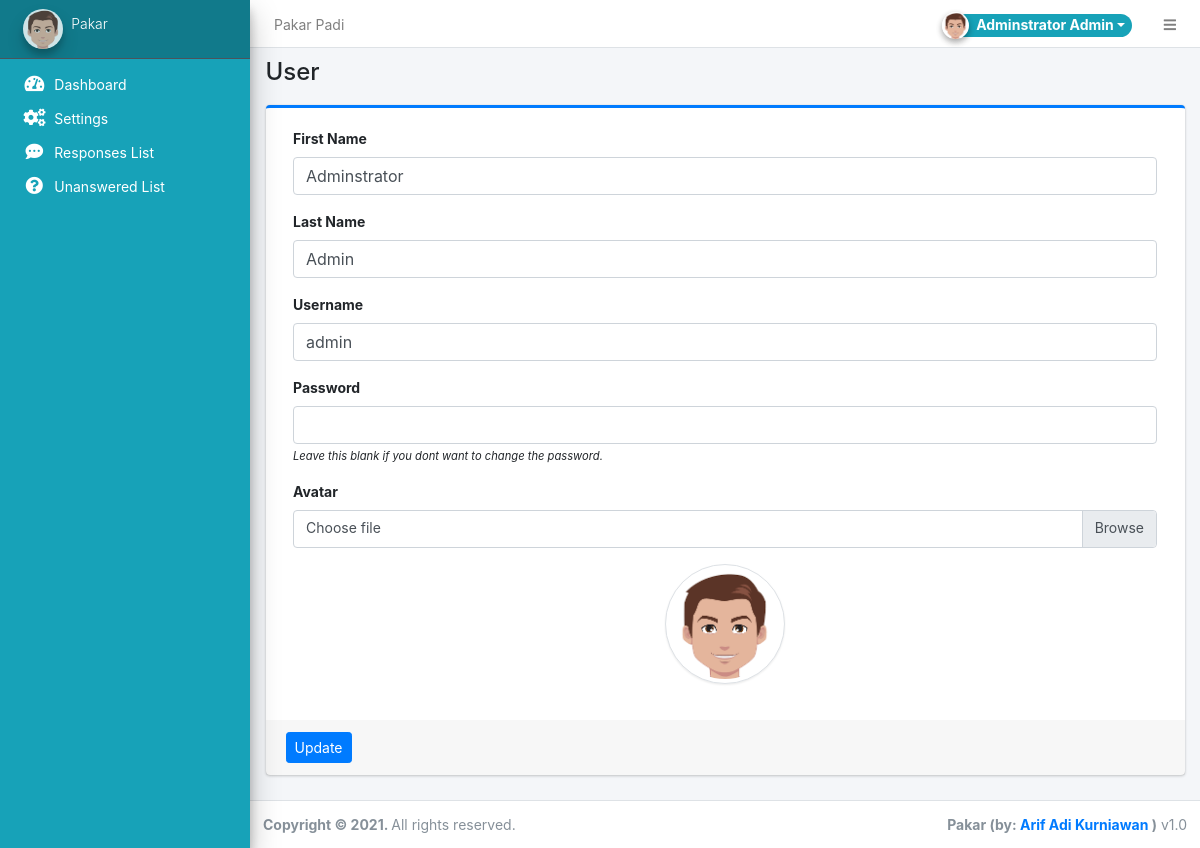
The app's page /admin/?page=user (signed in) with its own data.
### tables this page shows
CREATE TABLE `users` (
  `id` int(50) NOT NULL,
  `firstname` varchar(250) NOT NULL,
  `lastname` varchar(250) NOT NULL,
  `username` text NOT NULL,
  `password` text NOT NULL,
  `avatar` text,
  `last_login` datetime DEFAULT NULL,
  `date_added` datetime NOT NULL DEFAULT CURRENT_TIMESTAMP,
  `date_updated` datetime DEFAULT NULL ON UPDATE CURRENT_TIMESTAMP
);

### classes/DBConnection.php (called while the page is built, shortened)
<?php
class DBConnection{
    private $host = DB_SERVER;
    private $username = DB_USERNAME;
    private $password = DB_PASSWORD;
    private $database = DB_NAME;
    public $conn;
    public function __construct(){
        if (!isset($this->conn)) {
            $this->conn = new mysqli($this->host, $this->username, $this->password, $this->database);
        }
    }
}
?>

### classes/SystemSettings.php (called while the page is built, shortened)
<?php
class SystemSettings extends DBConnection{
	function userdata($field = ''){
		if(!empty($field)){
			if(isset($_SESSION['userdata'][$field]))
				return $_SESSION['userdata'][$field];
			else
				return null;
		}else{
			return false;
		}
	}
}
$_settings = new SystemSettings();
?>

### config.php (called while the page is built, shortened)
<?php
require_once('classes/DBConnection.php');
require_once('classes/SystemSettings.php');
function validate_image($file){
	if(!empty($file)){
		if(is_file(base_app.$file)){
			return base_url.$file;
		}else{
			return base_url.'dist/img/no-image-available.png';
		}
	}else{
		return base_url.'dist/img/no-image-available.png';
	}
}
?>

### admin/user/index.php (the view, shortened to what this page needs)
<?php
$user = $conn->query("SELECT * FROM users where id ='".$_settings->userdata('id')."'");
foreach($user->fetch_array() as $k =>$v){
	$meta[$k] = $v;
}
?>
<div class="card card-outline card-primary">
	<div class="card-body">
		<div class="container-fluid">
			<form action="" id="manage-user">
				<div class="form-group">
					<label for="name">First Name</label>
					<input type="text" name="firstname" id="firstname" class="form-control" value="<?php echo isset($meta['firstname']) ? $meta['firstname']: '' ?>" required>
				</div>
				<div class="form-group">
					<label for="name">Last Name</label>
					<input type="text" name="lastname" id="lastname" class="form-control" value="<?php echo isset($meta['lastname']) ? $meta['lastname']: '' ?>" required>
				</div>
				<div class="form-group">
					<label for="username">Username</label>
					<input type="text" name="username" id="username" class="form-control" value="<?php echo isset($meta['username']) ? $meta['username']: '' ?>" required  autocomplete="off">
				</div>
				<div class="form-group">
					<label for="password">Password</label>
					<input type="password" name="password" id="password" class="form-control" value="" autocomplete="off">
					<small><i>Leave this blank if you dont want to change the password.</i></small>
				</div>
				<div class="form-group">
					<label for="" class="control-label">Avatar</label>
					<div class="custom-file">
		              <label class="custom-file-label" for="customFile">Choose file</label>
		            </div>
				</div>
				<div class="form-group d-flex justify-content-center">
					<img src="<?php echo validate_image(isset($meta['avatar']) ? $meta['avatar'] :'') ?>" alt="" id="cimg" class="img-fluid img-thumbnail">
				</div>
			</form>
		</div>
	</div>
	<div class="card-footer">
			<div class="col-md-12">
				<div class="row">
					<button class="btn btn-sm btn-primary" form="manage-user">Update</button>
				</div>
			</div>
		</div>
</div>

### admin/user/index.php (style rules this page uses)
img#cimg { height: 15vh; width: 15vh; object-fit: cover; border-radius: 100% 100%; }

### records on screen
users: firstname "Adminstrator", lastname "Admin", username "admin", avatar (picture)

### other values on screen
$_settings->info('name') "Pakar Padi"
$_settings->userdata('firstname').' '.$_settings->userdata('lastname') "Adminstrator Admin"
$_settings->info('short_name') "Pakar"
str_replace(array("/","_"), " ",$page) "User"
